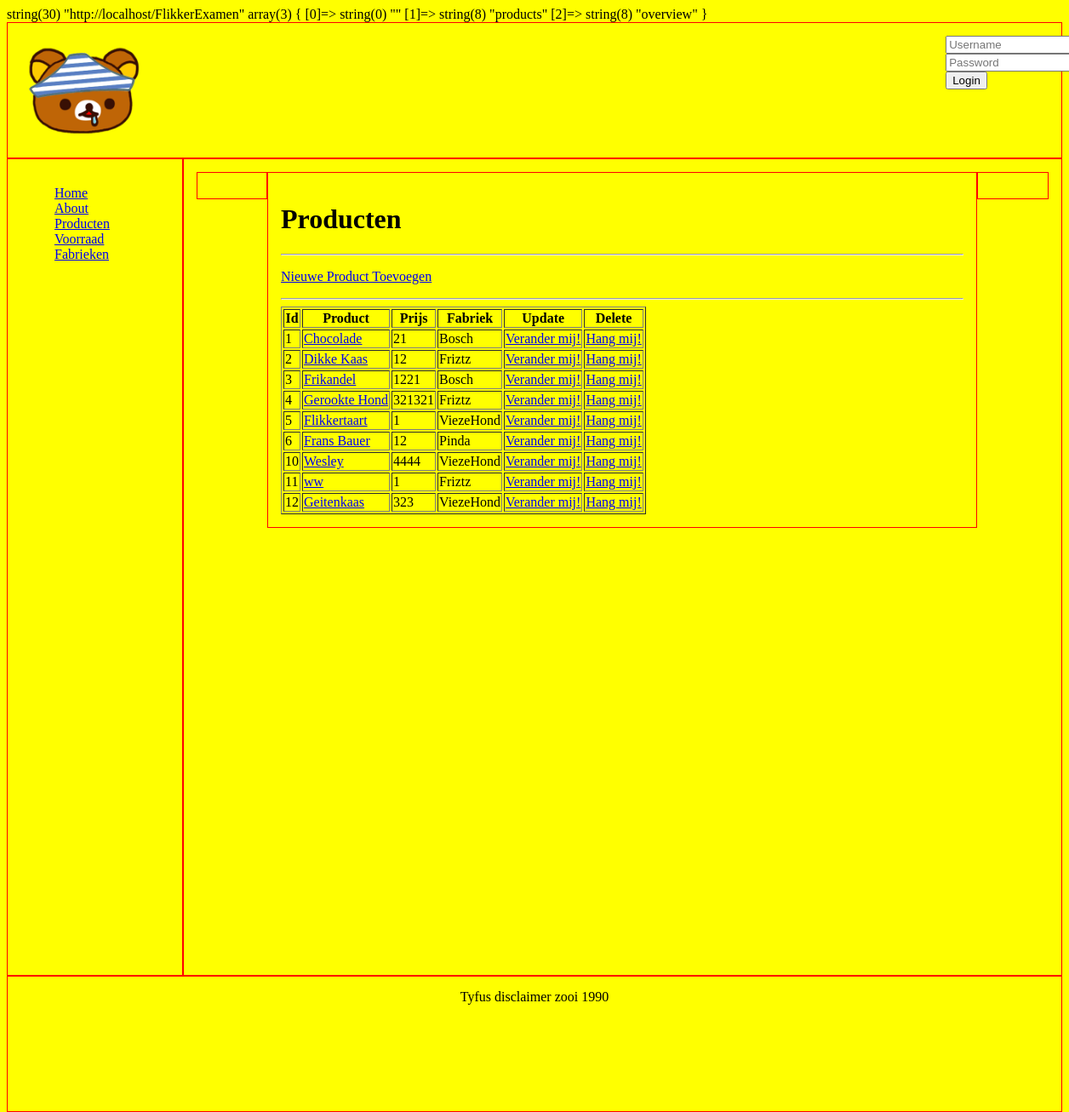
The page /products/overview on the database as committed earlier.
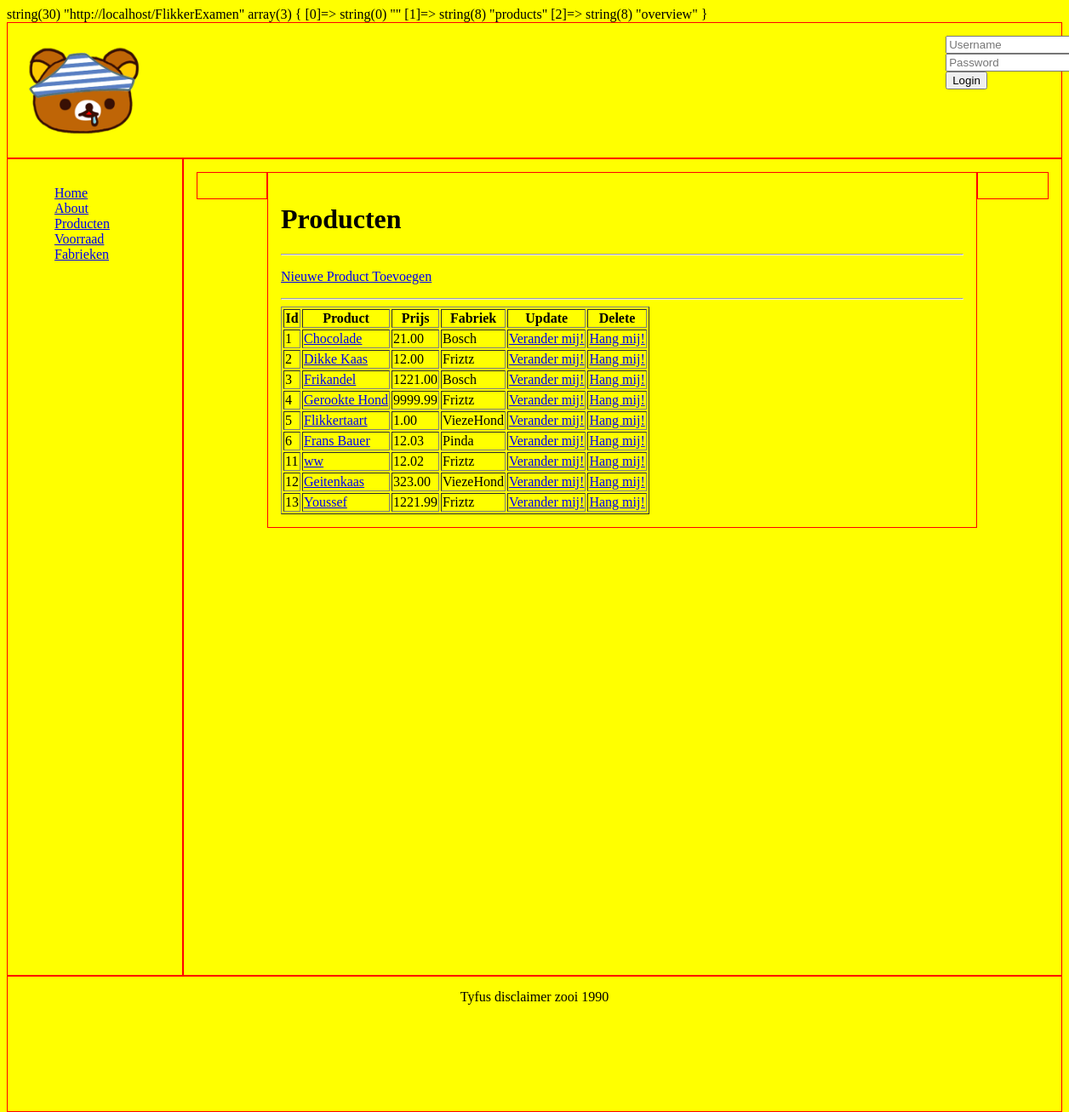
The same page on the database as committed later.
### tables this page shows
CREATE TABLE `product` (
  `product_id` int(11) UNSIGNED NOT NULL,
  `fabriek_id` int(11) NOT NULL,
  `product` varchar(50) NOT NULL,
  `prijs` float(11,2) UNSIGNED NOT NULL
);

CREATE TABLE `fabriek` (
  `fabriek_id` int(11) NOT NULL,
  `naam` varchar(50) NOT NULL
);

### controllers/AppControllerAbstract.php (called while the page is built, shortened)
<?php
class AppControllerAbstract
{
  function loadView($path , $vars = [])
  {
  	$viewPath = APP_PATH . '/views/' . $path . '.php';
  	extract($vars);
  	include $viewPath;
  }
  function loadCompleteView($contentView, $vars = [])
  {
    $this->loadView('theme/header');
    $this->loadView($contentView, $vars);
    $this->loadView('theme/footer');
  }
}
 ?>

### controllers/ProductsController.php (called while the page is built, shortened)
<?php
require_once('AppControllerAbstract.php');
class ProductsController extends AppControllerAbstract{
  public function __construct(){
    require_once(APP_PATH . '/models/ProductsModel.php');
    $this->ProductsModel = new ProductsModel();
  }
public function overview(){
  $product = $this->ProductsModel->getAll();
  $this->loadCompleteView('products/overview', ['product' => $product]);
}
}
?>

### models/ProductsModel.php (called while the page is built, shortened)
<?php
class ProductsModel extends ConnectionModel
{
	public function getAll()
	{
		$conn  = $this->getDbConnection();
		$stmt = $conn->prepare("SELECT * FROM Product INNER JOIN fabriek ON product.fabriek_id = fabriek.fabriek_id");
		$stmt->execute();
		$arr = $stmt->fetchAll(PDO::FETCH_OBJ);
		return $arr;
	}
}
?>

### views/products/overview.php (the view)
<div class="col-10 menu">
  <div class="col-1">
  </div>
  <div class="col-10">
		<h1>Producten</h1>
		<hr>
		<p><a href='<?php echo APP_BASE_URL ?>/Products/addForm'>Nieuwe Product Toevoegen</a></p>
		<hr>
		<table class='table table-striped table-bordered table-hover' border='1'>
			<thead>
				<tr>
					<th>Id</th>
					<th>Product</th>
					<th>Prijs</th>
					<th>Fabriek</th>
					<th>Update</th>
					<th>Delete</th>
				</tr>
			</thead>
			<tbody>
				<?php
				foreach ($product as $row): ?>
				<tr>
					<td><?= $row->product_id ?></td>
					<td><a href='<?= APP_BASE_URL ?>/products/productDetails/?id=<?= $row->product_id ?>'><?= $row->product ?></a></td>
					<td><?= $row->prijs ?></td>
					<td><?= $row->naam ?></td>
					<td><a href='<?= APP_BASE_URL ?>/products/update/?id=<?= $row->product_id ?>&name=<?= $row->product ?>&prijs=<?= $row->prijs ?>'>Verander mij!</a></td>
					<td><a href='<?= APP_BASE_URL ?>/products/delete/?id=<?= $row->product_id ?>'>Hang mij!</a></td>
				</tr>
				<?php endforeach; ?>
			</tbody>
		</table>
  </div>
  <div class="col-1">
  </div>
</div>

### index.php (shortened to what this page needs)
<?php
var_dump(APP_BASE_URL);
$controller = filter_input(INPUT_GET, 'controller' , FILTER_SANITIZE_URL);
$action = filter_input(INPUT_GET, 'action' , FILTER_SANITIZE_URL);
$requestString = str_replace($_SERVER['SCRIPT_NAME'], '', $_SERVER['PHP_SELF']);
$requestVars = explode("/", $requestString);
if(ISSET($requestVars[1]) && $controller === NULL) {
	$controller = filter_var($requestVars[1]);
}
if(ISSET($requestVars[2]) && $action === NULL) {
	$action = filter_var($requestVars[2]);
}
var_dump($requestVars);
$className = ucfirst($controller) . 'Controller';
if(class_exists($className))
{
	$controllerObject = new $className();
}
else
{
	$controllerObject = new PagesController();
}
if(method_exists($controllerObject, $action))
{
	$controllerObject->{$action}();
}
else
{
	$controllerObject->error();
}
?>

### views/theme/header.php (shortened to what this page needs)
<!DOCTYPE html>
<html>
  <head>
    <link rel="stylesheet" type="text/css" href="<?= APP_BASE_URL ?>/assets\dist\css\style.css">
  </head>
  <body>
  <div class="col-12 header">
    <img class="logo" src="<?= APP_BASE_URL ?>/assets/images/kumapantsu.png" />
    <div class="login">
      <input type="text" placeholder="Username"/>
      <input type="password" placeholder="Password"/>
      <input type="submit" value="Login"/>
    </div>
  </div>
  <div class="col-2 menu">
  <ul>
    <li><a href="<?= APP_BASE_URL ?>/pages/home"> Home</a></li>
    <li><a href="<?= APP_BASE_URL ?>/pages/about"> About</a></li>
    <li><a href="<?= APP_BASE_URL ?>/products/overview"> Producten</a></li>
    <li><a href="<?= APP_BASE_URL ?>/voorraad/overview"> Voorraad</a></li>
    <li><a href="<?= APP_BASE_URL ?>/fabrieken/overview"> Fabrieken</a></li>
  </ul>
  </div>

### views/theme/footer.php
<div class="col-12 footer">
Tyfus disclaimer zooi 1990
</div>
  </body>
</html>

Rows that differ between the two databases and show on the page:
removed product: product_id "10", product "Wesley", prijs "4444", fabriek.naam "ViezeHond"
computed for product "Chocolade": prijs "21" → "21.00"
computed for product "Dikke Kaas": prijs "12" → "12.00"
computed for product "Frikandel": prijs "1221" → "1221.00"
changed product "Gerookte Hond": prijs "321321" → "9999.99"
computed for product "Flikkertaart": prijs "1" → "1.00"
changed product "Frans Bauer": prijs "12" → "12.03"
changed product "ww": prijs "1" → "12.02"
computed for product "Geitenkaas": prijs "323" → "323.00"
added product: product_id "13", product "Youssef", prijs "1221.99", fabriek.naam "Friztz"
